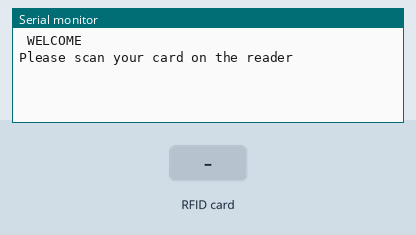
This sketch was run on a simulated Arduino Uno, built with avr-gcc and run on an emulated ATmega328P. Shown: the last lines printed to the serial monitor. The test bench sets the inputs (shaded band).

Above: at 1.2 s.
1.3 s: RFID card 29 4E 0B 18 held to the reader
At 2.6 s:
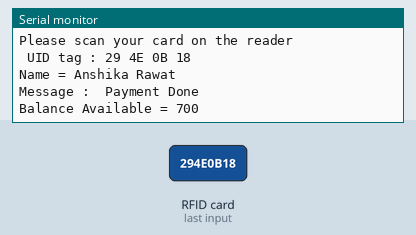
2.8 s: RFID card 5E 7A 19 C4 held to the reader
At 6.5 s:
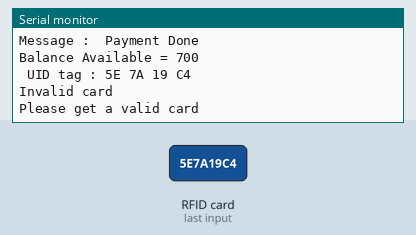

Measured:
- after the input at 1.3 s, the serial monitor: prints a new line at once (image 1)
- after the input at 2.8 s, the serial monitor: prints a new line after 2.5 s (image 2)

The sketch:

main.ino
```cpp
#include <SPI.h>
#include <MFRC522.h>
#define SS_PIN 10
#define RST_PIN 9

MFRC522 mfrc522(SS_PIN, RST_PIN);

String acct = "29 4E 0B 18";
String pass = "Anshika Rawat";
int balance = 1000;
int rate = 300;

void setup()
{
  Serial.begin(9600);
    SPI.begin();
  mfrc522.PCD_Init();
  Serial.println(" WELCOME ");
  Serial.println("Please scan your card on the reader ");
}


void loop()
{
  if ( ! mfrc522.PICC_IsNewCardPresent())
  {
    return;
  }
  if ( ! mfrc522.PICC_ReadCardSerial())
  {
    return;
  }
  Serial.println();
  Serial.print("\n UID tag :");
  String content= "";
  byte letter;
  for (byte i = 0; i < mfrc522.uid.size; i++)
  {

     Serial.print(mfrc522.uid.uidByte[i] < 0x10 ? " 0" : " ");
     Serial.print(mfrc522.uid.uidByte[i], HEX);
     content.concat(String(mfrc522.uid.uidByte[i] < 0x10 ? " 0" : " "));
     content.concat(String(mfrc522.uid.uidByte[i], HEX));
  }
  Serial.println();

   content.toUpperCase();
   if (content.substring(1) == acct)
   {
       Serial.print("Name = ");
       Serial.println(pass);
       Serial.print("Message : ");
       if (balance >= rate)
       {
              balance -= rate;

              Serial.print(" Payment Done");
              delay(1000);
         }
             else
             {
               Serial.print(" Sorry Insufficient Balance");
               delay(1000);
             }
              Serial.println();
              Serial.print("Balance Available = ");
              Serial.print(balance);
              delay(3000);
              return;
    }

       else
       {
         Serial.println("Invalid card");
         Serial.println("Please get a valid card");
         delay(3000);
       }
  }
```
